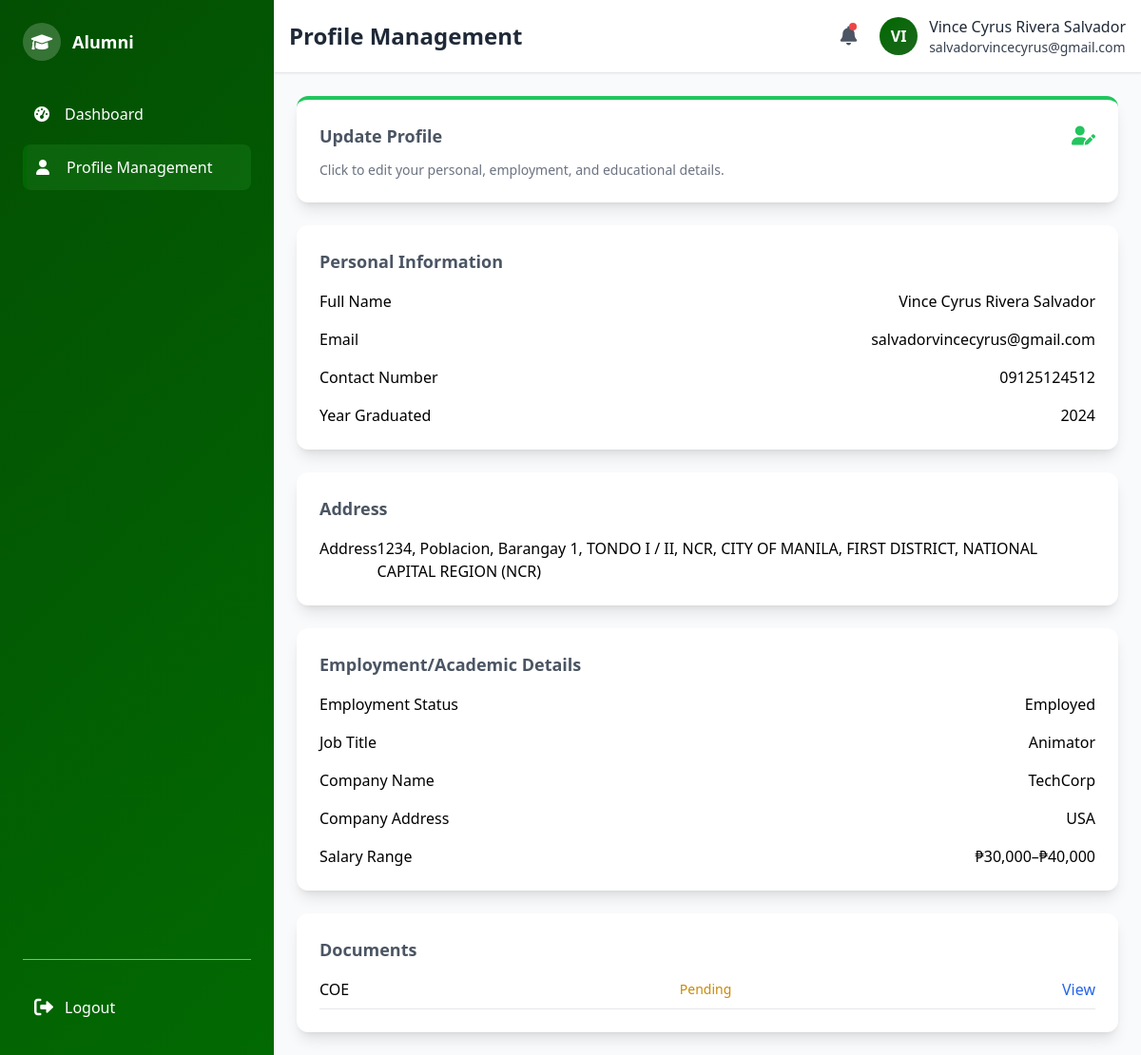
The page /alumni/alumni_profile.php (signed in) on the database as committed earlier.
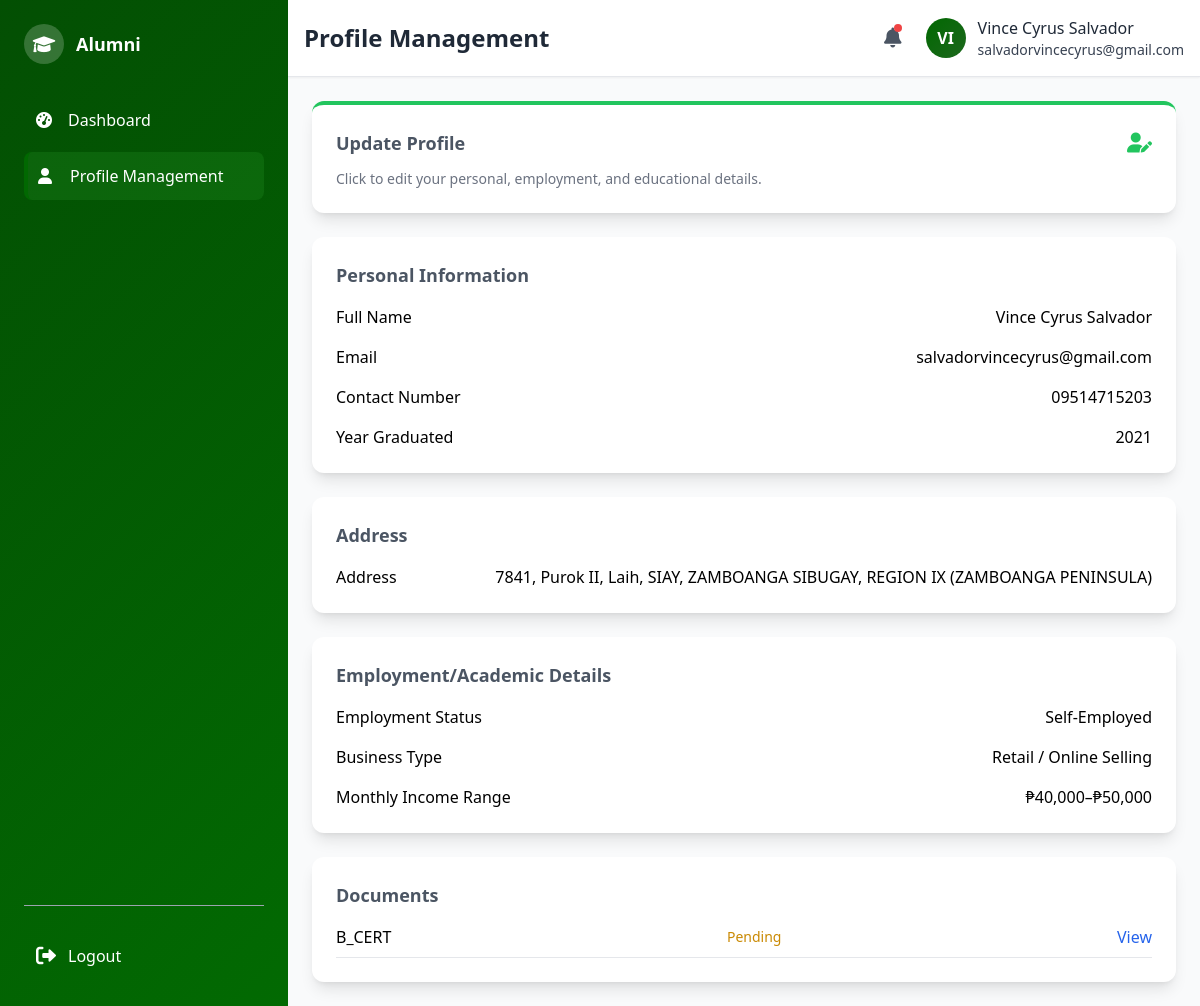
The same page on the database as committed later.
### tables this page shows
CREATE TABLE `users` (
  `user_id` int(11) NOT NULL,
  `email` varchar(100) NOT NULL,
  `password` varchar(200) NOT NULL,
  `role` enum('admin','alumni') NOT NULL,
  `name` varchar(150) NOT NULL,
  `created_at` timestamp NOT NULL DEFAULT current_timestamp()
);

CREATE TABLE `alumni_profile` (
  `user_id` int(11) NOT NULL,
  `address_id` int(11) DEFAULT NULL,
  `first_name` varchar(100) NOT NULL,
  `middle_name` varchar(100) DEFAULT NULL,
  `last_name` varchar(100) NOT NULL,
  `contact_number` varchar(20) NOT NULL,
  `year_graduated` year(4) DEFAULT NULL,
  `employment_status` enum('Employed','Self-Employed','Unemployed','Student','Employed & Student') DEFAULT NULL,
  `photo_path` varchar(255) DEFAULT NULL,
  `last_profile_update` timestamp NULL DEFAULT NULL
);

CREATE TABLE `employment_info` (
  `employment_id` int(11) NOT NULL,
  `user_id` int(11) NOT NULL,
  `job_title_id` int(11) DEFAULT NULL,
  `company_name` varchar(150) DEFAULT NULL,
  `salary_range` enum('Below ₱10,000','₱10,000–₱20,000','₱20,000–₱30,000','₱30,000–₱40,000','₱40,000–₱50,000','Above ₱50,000') DEFAULT NULL,
  `business_type` varchar(255) DEFAULT NULL,
  `company_address` varchar(255) DEFAULT NULL
);

CREATE TABLE `job_titles` (
  `job_title_id` int(11) NOT NULL,
  `title` varchar(150) NOT NULL
);

CREATE TABLE `alumni_documents` (
  `doc_id` int(11) NOT NULL,
  `user_id` int(11) NOT NULL,
  `document_type` enum('COR','COE','B_CERT') NOT NULL,
  `file_path` varchar(255) NOT NULL,
  `document_status` enum('Pending','Approved','Rejected') DEFAULT 'Pending',
  `needs_reupload` tinyint(1) DEFAULT 0,
  `rejection_reason` text DEFAULT NULL
);

### alumni/alumni_profile.php (the view, shortened to what this page needs)
<?php
include("../connect.php");
$user_id = $_SESSION['user_id'];
$page_title = "Profile Management";
$active_page = "profile";
$stmt = $conn->prepare("
    SELECT ap.*, u.email, a.street_details, a.zip_code,
           tb.barangay_name, tm.municipality_name, tp.province_name, tr.region_name,
           tr.region_id, tp.province_id, tm.municipality_id, tb.barangay_id
    FROM alumni_profile ap
    LEFT JOIN users u ON ap.user_id = u.user_id
    LEFT JOIN address a ON ap.address_id = a.address_id
    LEFT JOIN table_barangay tb ON a.barangay_id = tb.barangay_id
    LEFT JOIN table_municipality tm ON tb.municipality_id = tm.municipality_id
    LEFT JOIN table_province tp ON tm.province_id = tp.province_id
    LEFT JOIN table_region tr ON tp.region_id = tr.region_id
    WHERE ap.user_id = ?
");
$stmt->bind_param("i", $user_id);
$stmt->execute();
$result = $stmt->get_result();
$profile = $result->fetch_assoc() ?: [];
$stmt = $conn->prepare("SELECT ei.*, jt.title AS job_title, ei.business_type FROM employment_info ei LEFT JOIN job_titles jt ON ei.job_title_id = jt.job_title_id WHERE ei.user_id = ?");
$stmt->bind_param("i", $user_id);
$stmt->execute();
$result = $stmt->get_result();
$employment = $result->fetch_assoc() ?: [];
$docs = [];
if (!empty($profile['user_id'])) {
    $stmt = $conn->prepare("SELECT document_type, file_path, document_status, rejection_reason, needs_reupload FROM alumni_documents WHERE user_id = ?");
    $stmt->bind_param("i", $profile['user_id']);
    $stmt->execute();
    $result = $stmt->get_result();
    while ($doc = $result->fetch_assoc()) {
        $docs[] = $doc;
    }
}
$full_name = 'Alumni';
if (!empty($profile)) {
    $full_name = trim(
        ($profile['first_name'] ?? '') . ' ' .
        ($profile['middle_name'] ?? '') . ' ' .
        ($profile['last_name'] ?? '')
    );
}
?>
<div class="space-y-6">
    <div id="updateProfileBtn" class="bg-white p-6 rounded-xl shadow-lg flex flex-col justify-between hover:shadow-xl transition duration-200 border-t-4 border-green-500 cursor-pointer">
        <div class="flex items-center justify-between mb-3">
            <h3 class="text-lg font-semibold text-gray-600">Update Profile</h3>
            <i class="fas fa-user-edit text-xl text-green-500"></i>
        </div>
        <p class="text-sm text-gray-500">Click to edit your personal, employment, and educational details.</p>
    </div>
    <?php if (!empty($profile)): ?>
        <div class="bg-white p-6 rounded-xl shadow-lg">
            <h3 class="text-lg font-semibold text-gray-600 mb-4">Personal Information</h3>
            <dl class="grid grid-cols-1 gap-4">
                <div class="flex justify-between">
                    <dt class="font-medium">Full Name</dt>
                    <dd><?php echo htmlspecialchars($full_name); ?></dd>
                </div>
                <div class="flex justify-between">
                    <dt class="font-medium">Email</dt>
                    <dd><?php echo htmlspecialchars($profile['email'] ?? 'N/A'); ?></dd>
                </div>
                <div class="flex justify-between">
                    <dt class="font-medium">Contact Number</dt>
                    <dd><?php echo htmlspecialchars($profile['contact_number'] ?? 'N/A'); ?></dd>
                </div>
                <div class="flex justify-between">
                    <dt class="font-medium">Year Graduated</dt>
                    <dd><?php echo htmlspecialchars($profile['year_graduated'] ?? 'N/A'); ?></dd>
                </div>
            </dl>
        </div>
        <div class="bg-white p-6 rounded-xl shadow-lg">
            <h3 class="text-lg font-semibold text-gray-600 mb-4">Address</h3>
            <dl class="grid grid-cols-1 gap-4">
                <div class="flex justify-between">
                    <dt class="font-medium">Address</dt>
                    <dd><?php echo htmlspecialchars(
                        ($profile['zip_code'] ?? '') . ', ' .
                        ($profile['street_details'] ?? '') . ', ' .
                        ($profile['barangay_name'] ?? '') . ', ' .
                        ($profile['municipality_name'] ?? '') . ', ' .
                        ($profile['province_name'] ?? '') . ', ' .
                        ($profile['region_name'] ?? '') . ' '
                    ); ?></dd>
                </div>
            </dl>
        </div>
        <div class="bg-white p-6 rounded-xl shadow-lg">
            <h3 class="text-lg font-semibold text-gray-600 mb-4">Employment/Academic Details</h3>
            <dl class="grid grid-cols-1 gap-4">
                <div class="flex justify-between">
                    <dt class="font-medium">Employment Status</dt>
                    <dd><?php echo htmlspecialchars($profile['employment_status'] ?? 'Not Set'); ?></dd>
                </div>
                <?php if (in_array($profile['employment_status'] ?? '', ['Employed', 'Self-Employed', 'Employed & Student'])): ?>
                    <?php if ($profile['employment_status'] !== 'Self-Employed'): ?>
                        <div class="flex justify-between">
                            <dt class="font-medium">Job Title</dt>
                            <dd><?php echo htmlspecialchars($employment['job_title'] ?? 'N/A'); ?></dd>
                        </div>
                        <div class="flex justify-between">
                            <dt class="font-medium">Company Name</dt>
                            <dd><?php echo htmlspecialchars($employment['company_name'] ?? 'N/A'); ?></dd>
                        </div>
                        <div class="flex justify-between">
                            <dt class="font-medium">Company Address</dt>
                            <dd><?php echo htmlspecialchars($employment['company_address'] ?? 'N/A'); ?></dd>
                        </div>
                    <?php endif; ?>
                    <?php if ($profile['employment_status'] === 'Self-Employed'): ?>
                        <div class="flex justify-between">
                            <dt class="font-medium">Business Type</dt>
                            <dd><?php
                                $display_business_type = $employment['business_type'] ?? 'N/A';
                                echo htmlspecialchars($display_business_type);
                            ?></dd>
                        </div>
                    <?php endif; ?>
                    <div class="flex justify-between">
                        <dt class="font-medium"><?php echo ($profile['employment_status'] === 'Self-Employed') ? 'Monthly Income Range' : 'Salary Range'; ?></dt>
                        <dd><?php echo htmlspecialchars($employment['salary_range'] ?? 'N/A'); ?></dd>
                    </div>
                <?php endif; ?>
            </dl>
        </div>
        <div class="bg-white p-6 rounded-xl shadow-lg">
            <h3 class="text-lg font-semibold text-gray-600 mb-4">Documents</h3>
            <?php if (empty($docs)): ?>
                <p class="text-sm text-gray-500">Documents not required.</p>
            <?php else: ?>
                <div class="space-y-4">
                    <?php foreach ($docs as $doc): ?>
                        <div class="flex justify-between items-center border-b pb-2">
                            <span class="font-medium"><?php echo htmlspecialchars($doc['document_type']); ?></span>
                            <span class="text-sm <?php echo $doc['document_status'] === 'Approved' ? 'text-green-600' : ($doc['document_status'] === 'Rejected' ? 'text-red-600' : 'text-yellow-600'); ?>"><?php echo htmlspecialchars($doc['document_status']); ?></span>
                            <a href="../<?php echo htmlspecialchars($doc['file_path']); ?>" target="_blank" class="text-blue-600 hover:underline">View</a>
                        </div>
                    <?php endforeach; ?>
                </div>
            <?php endif; ?>
        </div>
    <?php endif; ?>
</div>
<?php
$page_content = ob_get_clean();
include("alumni_format.php");
?>

### alumni/alumni_format.php (shortened to what this page needs)
<?php
include("../connect.php");
$user_id = $_SESSION["user_id"];
$stmt = $conn->prepare("
    SELECT ap.first_name, ap.middle_name, ap.last_name, u.email
    FROM alumni_profile AS ap
    LEFT JOIN users AS u ON ap.user_id = u.user_id
    WHERE ap.user_id = ?
");
$stmt->bind_param("i", $user_id);
$stmt->execute();
$result = $stmt->get_result();
$profile = $result->fetch_assoc() ?: [];
$full_name = 'Alumni';
if (!empty($profile)) {
    $full_name = trim(
        ($profile['first_name'] ?? '') . ' ' .
        ($profile['middle_name'] ?? '') . ' ' .
        ($profile['last_name'] ?? '')
    );
}
$page_title = $page_title ?? "Alumni Page";
?>
<!DOCTYPE html>
<html lang="en">
<head>
    <script src="https://cdn.tailwindcss.com"></script>
    <link href="https://cdnjs.cloudflare.com/ajax/libs/font-awesome/6.0.0/css/all.min.css" rel="stylesheet">
    <link rel="stylesheet" href="alumni_format.css">
</head>
<body class="bg-gray-50 min-h-screen flex">
    <div class="w-72 gradient-bg text-white flex-shrink-0 flex flex-col h-screen justify-between">
        <div class="p-6">
            <div class="flex items-center space-x-3 mb-8">
                <div class="w-10 h-10 rounded-full bg-white bg-opacity-20 flex items-center justify-center">
                    <i class="fas fa-graduation-cap text-lg" aria-hidden="true"></i>
                </div>
                <h2 class="font-bold text-lg">Alumni</h2>
            </div>
            <nav class="space-y-2">
                <a href="alumni_dashboard.php" class="sidebar-item <?php echo ($active_page ?? '') === 'dashboard' ? 'active' : ''; ?> flex items-center space-x-3 p-3 rounded-lg">
                    <i class="fas fa-tachometer-alt w-5" aria-hidden="true"></i>
                    <span>Dashboard</span>
                </a>
                <a href="alumni_profile.php" class="sidebar-item <?php echo ($active_page ?? '') === 'profile' ? 'active' : ''; ?> flex items-center space-x-3 p-3 rounded-lg">
                    <i class="fas fa-user w-5" aria-hidden="true"></i>
                    <span>Profile Management</span>
                </a>
            </nav>
        </div>
            <div class="p-6">
                <hr class="border-gray-400 my-6">
                <a href="../login/logout.php" class="flex items-center space-x-3 text-white-300 hover:text-red-500 p-3 rounded-lg">
                    <i class="fas fa-sign-out-alt text-xl" aria-hidden="true"></i>
                    <span>Logout</span>
                </a>
            </div>
    </div>
    <div class="flex-1 flex flex-col">
        <header class="bg-white shadow-sm border-b p-4">
            <div class="flex items-center justify-between">
                <h1 class="text-2xl font-bold text-gray-800"><?php echo htmlspecialchars($page_title); ?></h1>
                <div class="flex items-center space-x-6">
                    <div class="relative">
                        <button id="notificationBtn" class="relative text-gray-600 hover:text-blue-600 flex items-center">
                            <i class="fas fa-bell text-xl"></i>
                            <span class="absolute top-0 right-0 w-2 h-2 bg-red-500 rounded-full"></span>
                        </button>
                    </div>
                    <div class="flex items-center space-x-3">
                        <div class="profile-avatar w-10 h-10 rounded-full flex items-center justify-center text-white font-bold">
                            <?php
                            $stmt = $conn->prepare("SELECT name, email FROM users WHERE user_id = ?");
                            $stmt->bind_param("i", $user_id);
                            $stmt->execute();
                            $result = $stmt->get_result();
                            $initials = 'AL';
                            $user_email = '';
                            if ($row = $result->fetch_assoc()) {
                                $initials = strtoupper(substr(trim($row['name'] ?: 'Alumni'), 0, 2));
                                $user_email = $row['email'];
                            }
                            echo htmlspecialchars($initials);
                            ?>
                        </div>
                        <div class="hidden md:block">
                            <p class="font-medium text-gray-800">
                                <?php echo htmlspecialchars($full_name); ?>
                            </p>
                            <p class="font-medium text-gray-700 text-sm">
                                <?php echo htmlspecialchars($user_email); ?>
                            </p>
                        </div>
                    </div>
                </div>
            </div>
        </header>
        <main class="flex-1 p-6 overflow-auto">
            <?php echo $page_content ?? ''; ?>
        </main>
    </div>
</body>
</html>

### alumni/alumni_format.css (style rules this page uses)
:root { --primary-green: #034f03; --forest-green: #026a02; --lime-green: #016801; --sea-green: #1d681d; --light-bg: #06690e; --dark-text: #1C1C1C; }
.gradient-bg { background: linear-gradient(135deg, var(--primary-green) 0%, var(--forest-green) 100%); }
.sidebar-item { transition: all 0.3s ease; color: #fff; padding-left: 14px; }
.sidebar-item.active { background: rgba(34, 139, 34, 0.3); border-left: 4px solid var(--lime-green); padding-left: 10px; }
.profile-avatar { background: linear-gradient(135deg, var(--lime-green) 0%, var(--sea-green) 100%); }

### alumni/alumni_format.php (style rules this page uses)
.hidden { display: none; }

Rows that differ between the two databases and show on the page:
removed employment_info: job_title.title "Animator", company_name "TechCorp", company_address "USA", salary_range "₱30,000–₱40,000"
removed alumni_documents: document_type "COE", document_status "Pending"
changed alumni_profile: full_name "Vince Cyrus Rivera Salvador" → "Vince Cyrus Salvador"
added employment_info: business_type "Retail / Online Selling", salary_range "₱40,000–₱50,000"
added alumni_documents: document_type "B_CERT", document_status "Pending"
Other text that changed with them:
$full_name: "Vince Cyrus Rivera Salvador" → "Vince Cyrus Salvador"
$profile['contact_number']: "09125124512" → "09514715203"
$profile['year_graduated']: "2024" → "2021"
$profile['employment_status']: "Employed" → "Self-Employed"
text no longer shown: "1234, Poblacion, Barangay 1, TONDO I / II, NCR, CITY OF MANILA, FIRST DISTRICT, NATIONAL CAPITAL REGION (NCR) Job Title Company Name Company Address Salary Range"
text now shown: "7841, Purok II, Laih, SIAY, ZAMBOANGA SIBUGAY, REGION IX (ZAMBOANGA PENINSULA) Business Type Monthly Income Range"
